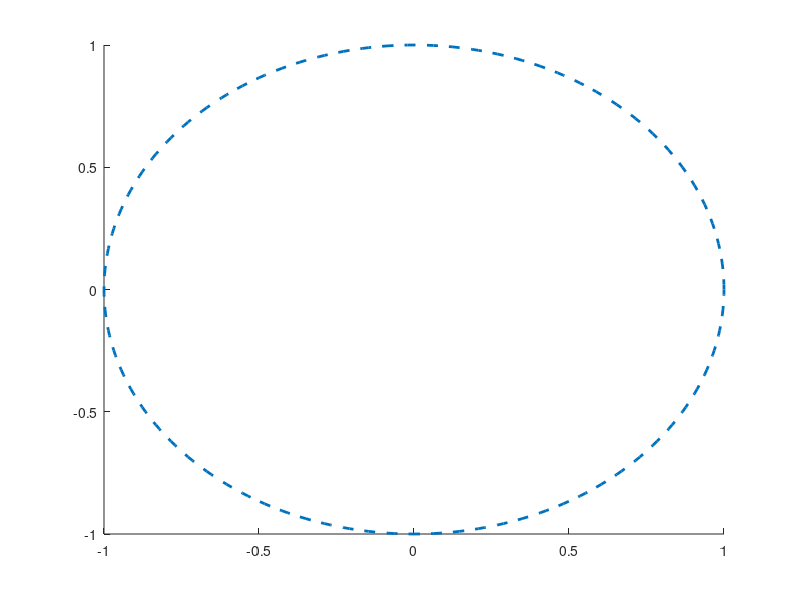

Write MATLAB code to recreate this figure.
function h=ellipse(ra,rb,ang,x0,y0,C,Nb)
% Ellipse adds ellipses to the current plot
%
% ELLIPSE(ra,rb,ang,x0,y0) adds an ellipse with semimajor axis of ra,
% a semimajor axis of radius rb, a semimajor axis of ang, centered at
% the point x0,y0.
%
% The length of ra, rb, and ang should be the same. 
% If ra is a vector of length L and x0,y0 scalars, L ellipses
% are added at point x0,y0.
% If ra is a scalar and x0,y0 vectors of length M, M ellipse are with the same 
% radii are added at the points x0,y0.
% If ra, x0, y0 are vectors of the same length L=M, M ellipses are added.
% If ra is a vector of length L and x0, y0 are  vectors of length
% M~=L, L*M ellipses are added, at each point x0,y0, L ellipses of radius ra.
%
% ELLIPSE(ra,rb,ang,x0,y0,C)
% adds ellipses of color C. C may be a string ('r','b',...) or the RGB value. 
% If no color is specified, it makes automatic use of the colors specified by 
% the axes ColorOrder property. For several circles C may be a vector.
%
% ELLIPSE(ra,rb,ang,x0,y0,C,Nb), Nb specifies the number of points
% used to draw the ellipse. The default value is 300. Nb may be used
% for each ellipse individually.
%
% h=ELLIPSE(...) returns the handles to the ellipses.
%
% as a sample of how ellipse works, the following produces a red ellipse
% tipped up at a 45 deg axis from the x axis
% ellipse(1,2,pi/8,1,1,'r')
%
% note that if ra=rb, ELLIPSE plots a circle
%

% written by D.G. Long, Brigham Young University, based on the
% CIRCLES.m original 
% written by Peter Blattner, Institute of Microtechnology, University of 
% Neuchatel, Switzerland, blattner@imt.unine.ch


% Check the number of input arguments 

if nargin<1,
  ra=[];
end;
if nargin<2,
  rb=[];
end;
if nargin<3,
  ang=[];
end;

%if nargin==1,
%  error('Not enough arguments');
%end;

if nargin<5,
  x0=[];
  y0=[];
end;
 
if nargin<6,
  C=[];
end

if nargin<7,
  Nb=[];
end

% set up the default values

if isempty(ra),ra=1;end;
if isempty(rb),rb=1;end;
if isempty(ang),ang=0;end;
if isempty(x0),x0=0;end;
if isempty(y0),y0=0;end;
if isempty(Nb),Nb=300;end;
if isempty(C),C=get(gca,'colororder');end;

% work on the variable sizes

x0=x0(:);
y0=y0(:);
ra=ra(:);
rb=rb(:);
ang=ang(:);
Nb=Nb(:);

if isstr(C),C=C(:);end;

if length(ra)~=length(rb),
  error('length(ra)~=length(rb)');
end;
if length(x0)~=length(y0),
  error('length(x0)~=length(y0)');
end;

% how many inscribed elllipses are plotted

if length(ra)~=length(x0)
  maxk=length(ra)*length(x0);
else
  maxk=length(ra);
end;

% drawing loop

for k=1:maxk
  
  if length(x0)==1
    xpos=x0;
    ypos=y0;
    radm=ra(k);
    radn=rb(k);
    if length(ang)==1
      an=ang;
    else
      an=ang(k);
    end;
  elseif length(ra)==1
    xpos=x0(k);
    ypos=y0(k);
    radm=ra;
    radn=rb;
    an=ang;
  elseif length(x0)==length(ra)
    xpos=x0(k);
    ypos=y0(k);
    radm=ra(k);
    radn=rb(k);
    an=ang(k)
  else
    rada=ra(fix((k-1)/size(x0,1))+1);
    radb=rb(fix((k-1)/size(x0,1))+1);
    an=ang(fix((k-1)/size(x0,1))+1);
    xpos=x0(rem(k-1,size(x0,1))+1);
    ypos=y0(rem(k-1,size(y0,1))+1);
  end;

  co=cos(an);
  si=sin(an);
  the=linspace(0,2*pi,Nb(rem(k-1,size(Nb,1))+1,:)+1);
%  x=radm*cos(the)*co-si*radn*sin(the)+xpos;
%  y=radm*cos(the)*si+co*radn*sin(the)+ypos;
  h(k)=line(radm*cos(the)*co-si*radn*sin(the)+xpos,radm*cos(the)*si+co*radn*sin(the)+ypos);
  set(h(k),'color',C(rem(k-1,size(C,1))+1,:),'Linewidth',2,'Linestyle','--');

end;
